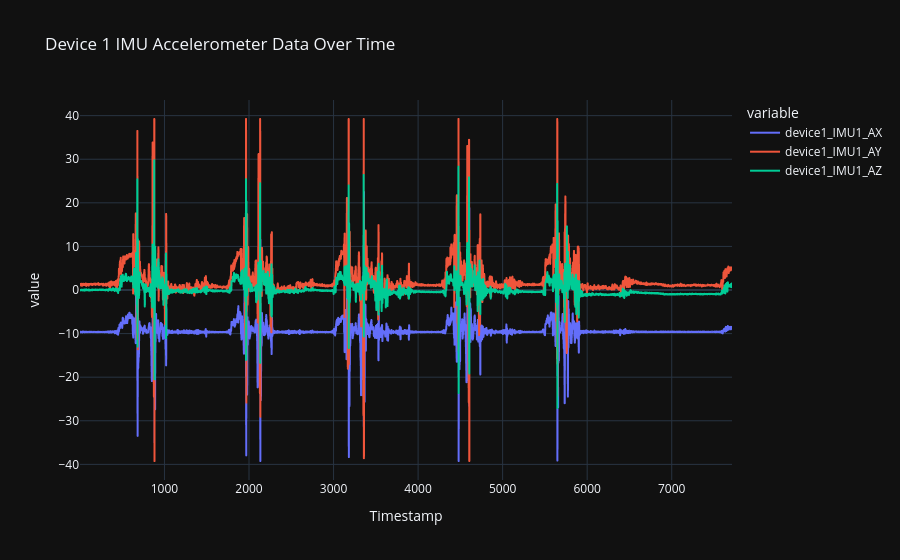

The cell this chart's notebook holds for it:
### Code cell
fig = px.line(
    df, 
    x='Timestamp', 
    y=['device1_IMU1_AX','device1_IMU1_AY','device1_IMU1_AZ'], 
    title='Device 1 IMU Accelerometer Data Over Time'
)

fig.show()

### Figure 1 — Plotly figure (JSON) as saved in the notebook; plotly's stock layout.template omitted (floating-point values rounded to 4 significant figures; data arrays with more than 128 entries replaced by an {"elided": "..."} marker saying what was removed)
{"data": [{"hovertemplate": "variable=device1_IMU1_AX<br>Timestamp=%{x}<br>value=%{y}<extra></extra>", "legendgroup": "device1_IMU1_AX", "line": {"color": "#636efa", "dash": "solid"}, "marker": {"symbol": "circle"}, "mode": "lines", "name": "device1_IMU1_AX", "showlegend": true, "type": "scattergl", "x": {"elided": "7713 int values"}, "xaxis": "x", "y": {"elided": "7713 float values"}, "yaxis": "y"}, {"hovertemplate": "variable=device1_IMU1_AY<br>Timestamp=%{x}<br>value=%{y}<extra></extra>", "legendgroup": "device1_IMU1_AY", "line": {"color": "#EF553B", "dash": "solid"}, "marker": {"symbol": "circle"}, "mode": "lines", "name": "device1_IMU1_AY", "showlegend": true, "type": "scattergl", "x": {"elided": "7713 int values"}, "xaxis": "x", "y": {"elided": "7713 float values"}, "yaxis": "y"}, {"hovertemplate": "variable=device1_IMU1_AZ<br>Timestamp=%{x}<br>value=%{y}<extra></extra>", "legendgroup": "device1_IMU1_AZ", "line": {"color": "#00cc96", "dash": "solid"}, "marker": {"symbol": "circle"}, "mode": "lines", "name": "device1_IMU1_AZ", "showlegend": true, "type": "scattergl", "x": {"elided": "7713 int values"}, "xaxis": "x", "y": {"elided": "7713 float values"}, "yaxis": "y"}], "layout": {"legend": {"title": {"text": "variable"}, "tracegroupgap": 0}, "title": {"text": "Device 1 IMU Accelerometer Data Over Time"}, "xaxis": {"anchor": "y", "domain": [0, 1], "title": {"text": "Timestamp"}}, "yaxis": {"anchor": "x", "domain": [0, 1], "title": {"text": "value"}}}}
